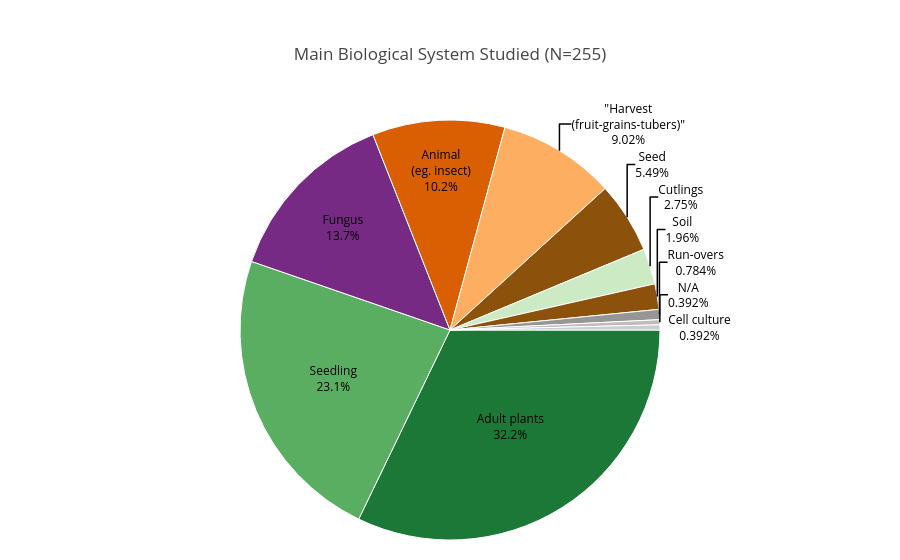

This figure's notebook cell:
### Markdown cell above
Task: Create a pie chart like the "Country of corresponding author" chart for the column "Main biological system studied". Split multiple systems separated by commas and count each individually, except keep "Harvest (fruit, grains, tubers)" as a single, unsplit category.

### Code cell
# - Split comma-separated entries so each system is counted individually.
# - Preserve the phrase "Harvest (fruit, grains, tubers)" as one unit (do not split it).
# - Display a clean pie chart with percentages and a clear, informative title.

# 1) Normalize and clean the source column
bio_series = (
    df['Main biological system studied']  # source column
    .fillna('N/A')  # fill missing as 'Unknown'
    .astype(str)  # ensure string type
    .str.strip()  # trim whitespace
    .replace({'': 'Unknown'})  # safeguard empty strings
)

# 2) Protect the multi-word phrase so it doesn't get split by commas
protected_phrase = 'Harvest (fruit, grains, tubers)'
protected_placeholder = 'Harvest (fruit-grains-tubers)'  # temporary replacement (semicolons)

# Replace the protected phrase with a placeholder before splitting
bio_series = bio_series.str.replace(protected_phrase, protected_placeholder, regex=False)

# 3) Split by comma, explode into one value per row, and clean up
bio_exploded = (
    bio_series
    .str.split(',')  # split comma-separated values
    .explode()  # one value per row
    .astype(str)
    .str.strip()
)

# Restore the protected phrase and handle any remaining empties
bio_exploded = bio_exploded.replace({'': 'N/A', protected_placeholder: protected_phrase})

# 4) Aggregate counts and prepare labels/values
bio_counts = bio_exploded.value_counts()
bio_labels = bio_counts.index.tolist()
bio_values = bio_counts.values.tolist()

# 4b) Define intuitive colors matching labels
color_map = {
    'Adult plants': '#1b7837',  # dark green (mature plants)
    'Seedling': '#5aae61',  # medium green (young plants)
    'Seed': '#8c510a',  # brown (seeds)
    'Cutlings': '#ccebc5',  # pale green (cuttings)
    'Harvest (fruit, grains, tubers)': '#fdae61',  # harvest -> golden/orange
    '"Harvest (fruit-grains-tubers)"': '#fdae61',  # safeguard variant in data
    'Fungus': '#762a83',  # purple (fungi)
    'Bacteria': '#2b8cbe',  # blue (bacteria)
    'Animal (eg. insect)': '#d95f02',  # orange (insects/animals)
    'Soil': '#8c510a',  # brown (soil)
    'Run-overs': '#969696',  # gray (misc/other)
    'N/A': '#bdbdbd'  # light gray (unknown)
}
bio_colors = [color_map.get(lbl, '#cccccc') for lbl in bio_labels]
bio_labels = [add_line_breaks_to_label(lbl, strategy='parentheses') for lbl in bio_labels]

# 5) Compute percentages and decide label placement (outside for small slices)
bio_total = int(sum(bio_values))
bio_percentages = [(v / bio_total) * 100 if bio_total else 0 for v in bio_values]
bio_text_positions = ['outside' if p < 10 else 'inside' for p in bio_percentages]

# 6) Build the Plotly pie chart
bio_pie = go.Figure(
    data=[
        go.Pie(
            labels=bio_labels,
            values=bio_values,
            textinfo='label+percent',  # show label and percent on the slice/leader line
            textposition=bio_text_positions,  # inside for large slices, outside for small ones
            insidetextorientation='horizontal',
            hovertemplate='%{label}: %{percent} (%{value})<extra></extra>',  # detailed hover
            sort=False,  # keep current order (by frequency)
            direction='clockwise',
            rotation=90,  # start at 12 o'clock
            marker=dict(colors=bio_colors, line=dict(color='white', width=1))
        )
    ]
)

bio_pie.update_traces(
     textfont=dict(size=12, color='black'),
     insidetextfont=dict(color='black'),
)
 

# 7) Style and title (include N and note multi-selection)
bio_pie.update_layout(
    title=f'Main Biological System Studied (N={bio_total})',
    showlegend=False,
    margin=dict(t=120, b=20, l=20, r=20)
)

# 8) Render and export
bio_pie.show()
bio_pie.write_image('main_bio_system_pie.png', width=800, height=600, scale=2)

### Figure 1 — Plotly figure (JSON) as saved in the notebook; plotly's stock layout.template omitted (floating-point values rounded to 4 significant figures)
{"data": [{"direction": "clockwise", "hovertemplate": "%{label}: %{percent} (%{value})<extra></extra>", "insidetextorientation": "horizontal", "labels": ["Adult plants", "Seedling", "Fungus", "Animal<br>(eg. insect)", "\"Harvest<br>(fruit-grains-tubers)\"", "Seed", "Cutlings", "Soil", "Run-overs", "N/A", "Cell culture"], "marker": {"colors": ["#1b7837", "#5aae61", "#762a83", "#d95f02", "#fdae61", "#8c510a", "#ccebc5", "#8c510a", "#969696", "#bdbdbd", "#cccccc"], "line": {"color": "white", "width": 1}}, "rotation": 90, "sort": false, "textinfo": "label+percent", "textposition": ["inside", "inside", "inside", "inside", "outside", "outside", "outside", "outside", "outside", "outside", "outside"], "values": [82, 59, 35, 26, 23, 14, 7, 5, 2, 1, 1], "type": "pie", "textfont": {"color": "black", "size": 12}, "insidetextfont": {"color": "black"}}], "layout": {"margin": {"t": 120, "b": 20, "l": 20, "r": 20}, "title": {"text": "Main Biological System Studied (N=255)"}, "showlegend": false}}
